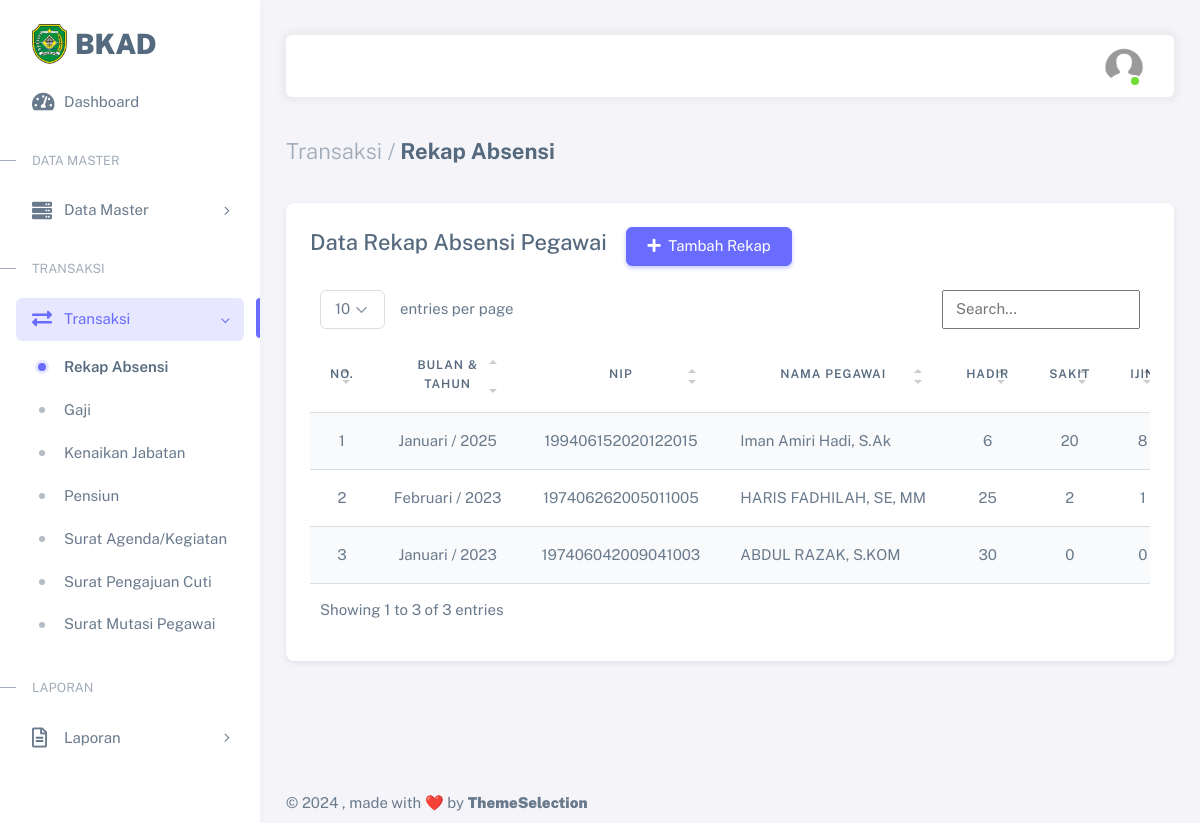
Page /admin/absensi.php (signed in) on the committed database.
### tables this page shows
CREATE TABLE `absensi` (
  `id_absensi` int(11) NOT NULL,
  `tgl` date NOT NULL,
  `bulan` varchar(22) NOT NULL,
  `tahun` year(4) NOT NULL,
  `id_pg` int(11) NOT NULL,
  `hadir` varchar(11) NOT NULL,
  `sakit` varchar(11) NOT NULL,
  `izin` varchar(11) NOT NULL,
  `tanpa_ket` varchar(11) NOT NULL,
  `tgl_sakit` varchar(25) NOT NULL,
  `tgl_ijin` varchar(25) NOT NULL,
  `tgl_tk` varchar(25) NOT NULL
);

CREATE TABLE `t_pegawai` (
  `id_pg` int(11) NOT NULL,
  `nip` varchar(25) NOT NULL,
  `nama_lengkap` varchar(120) NOT NULL,
  `id_jabatan` int(11) NOT NULL,
  `jenis_kelamin` varchar(35) NOT NULL,
  `agama` varchar(20) NOT NULL,
  `status` varchar(20) NOT NULL,
  `tempat_lahir` varchar(120) NOT NULL,
  `tanggal_lahir` date NOT NULL,
  `alamat_rumah` varchar(200) NOT NULL,
  `no_telpon` varchar(13) NOT NULL,
  `file_foto` varchar(255) DEFAULT NULL,
  `pegawai` enum('asn','non asn') NOT NULL,
  `golongan` varchar(255) DEFAULT NULL
);

### admin/absensi.php (the view, shortened to what this page needs)
<?php
require_once('../head.php');
?>
<div class="layout-wrapper layout-content-navbar">
	<div class="layout-container">
		<aside id="layout-menu" class="layout-menu menu-vertical menu bg-menu-theme">
			<div class="app-brand demo d-grid">
				<a href="index.php" class="app-brand-link">
					<span class="app-brand-logo demo">
						<img src="../assets/img/logo/tapin.png" width="35" class="img-fluid">
					</span>
					<span class="app-brand-text demo menu-text fw-bolder ms-2 text-uppercase">BKAD</span>
				</a>
			</div>
			<ul class="menu-inner py-1">
				<li class="menu-item">
					<a href="index.php" class="menu-link">
						<i class="menu-icon fas fa-tachometer-alt"></i>
						<div data-i18n="Dashboard">Dashboard</div>
					</a>
				</li>
				<li class="menu-header small text-uppercase">
					<span class="menu-header-text">Data Master</span>
				</li>
				<li class="menu-item">
					<a href="javascript:void(0);" class="menu-link menu-toggle">
						<i class="menu-icon fas fa-server"></i>
						<div data-i18n="Data Master">Data Master</div>
					</a>
				</li>
				<li class="menu-header small text-uppercase">
					<span class="menu-header-text">Transaksi</span>
				</li>
				<li class="menu-item active open">
					<a href="javascript:void(0);" class="menu-link menu-toggle">
						<i class="menu-icon fas fa-exchange-alt"></i>
						<div data-i18n="Transaksi">Transaksi</div>
					</a>
					<ul class="menu-sub">
						<li class="menu-item active">
							<a href="absensi.php" class="menu-link">
								<div data-i18n="Absensi">Rekap Absensi</div>
							</a>
						</li>
						<li class="menu-item">
							<a href="gaji.php" class="menu-link">
								<div data-i18n="Gaji">Gaji</div>
							</a>
						</li>
						<li class="menu-item">
							<a href="kenaikan.php" class="menu-link">
								<div data-i18n="Kenaikan Jabatan">Kenaikan Jabatan</div>
							</a>
						</li>
						<li class="menu-item">
							<a href="pensiun.php" class="menu-link">
								<div data-i18n="Pensiun">Pensiun</div>
							</a>
						</li>
						<li class="menu-item">
							<a href="agenda.php" class="menu-link">
								<div data-i18n="Surat Agenda">Surat Agenda/Kegiatan</div>
							</a>
						</li>
						<li class="menu-item">
							<a href="cuti.php" class="menu-link">
								<div data-i18n="Surat Pengajuan Cuti">Surat Pengajuan Cuti</div>
							</a>
						</li>
						<li class="menu-item">
							<a href="mutasi.php" class="menu-link">
								<div data-i18n="Surat Mutasi Pegawai">Surat Mutasi Pegawai</div>
							</a>
						</li>
					</ul>
				</li>
				<li class="menu-header small text-uppercase">
					<span class="menu-header-text">Laporan</span>
				</li>
				<li class="menu-item">
					<a href="javascript:void(0);" class="menu-link menu-toggle">
						<i class="menu-icon far fa-file-alt"></i>
						<div data-i18n="Laporan">Laporan</div>
					</a>
				</li>
			</ul>
		</aside>
		<div class="layout-page">
			<nav class="layout-navbar container-xxl navbar navbar-expand-xl navbar-detached align-items-center bg-navbar-theme" id="layout-navbar">
				<div class="navbar-nav-right d-flex align-items-center" id="navbar-collapse">
					<ul class="navbar-nav flex-row align-items-center ms-auto">
						<li class="nav-item navbar-dropdown dropdown-user dropdown">
							<a class="nav-link dropdown-toggle hide-arrow" href="javascript:void(0);" data-bs-toggle="dropdown">
								<div class="avatar avatar-online">
									<img src="../assets/img/avatars/user.png" alt class="w-px-40 h-auto rounded-circle" />
								</div>
							</a>
						</li>
					</ul>
				</div>
			</nav>
			<div class="content-wrapper">
				<div class="container-xxl flex-grow-1 container-p-y">
					<h4 class="fw-bold py-3 mb-4"><span class="text-muted fw-light">Transaksi /</span> Rekap Absensi</h4>
					<div class="row">
						<div class="col-md-6 col-lg-4 col-xl-12 order-0 mb-4">
							<div class="card">
								<div class="card-header pb-3">
									<h4 class="mb-2 d-inline-block">Data Rekap Absensi Pegawai</h4>
									<a class="btn btn-primary ms-3" href="absensi_in.php">
										<i class="fas fa-plus me-1"></i>
										Tambah Rekap
									</a>
								</div>
								<div class="card-body">
									<div class="table-responsive">
										<table class="table table-striped table-hover table-fixed table-flush" id="table1" width="100%">
											<thead>
												<tr>
													<th style="vertical-align: middle;" class="text-center">No.</th>
													<th style="vertical-align: middle;" class="text-center">Bulan & Tahun</th>
													<th style="vertical-align: middle;" class="text-center">NIP</th>
													<th style="vertical-align: middle;" class="text-center">Nama Pegawai</th>
													<th style="vertical-align: middle;" class="text-center">Hadir</th>
													<th style="vertical-align: middle;" class="text-center">Sakit</th>
													<th style="vertical-align: middle;" class="text-center">Ijin</th>
												</tr>
											</thead>
											<tbody>
												<?php
												$query = mysqli_query(
													$koneksi,
													"SELECT * FROM absensi
													INNER JOIN t_pegawai ON absensi.id_pg=t_pegawai.id_pg
													ORDER BY id_absensi DESC"
												);
												$no = 1;
												while ($data = mysqli_fetch_array($query)) { ?>
													<tr>
														<td style="vertical-align: middle;" class="text-center">
															<?= $no++ ?>
														</td>
														<td style="vertical-align: middle;" class="text-center text-nowrap">
															<?= $data['bulan'] . ' / ' . $data['tahun']; ?>
														</td>
														<td style="vertical-align: middle;" class="text-center text-nowrap">
															<?= $data['nip']; ?></td>
														<td style="vertical-align: middle;" class="text-nowrap">
															<?= $data['nama_lengkap']; ?>
														</td>
														<td style="vertical-align: middle;" class="text-center">
															<?= $data['hadir']; ?>
														</td>
														<td style="vertical-align: middle;" class="text-center">
															<?= $data['sakit']; ?>
														</td>
														<td style="vertical-align: middle;" class="text-center">
															<?= $data['izin']; ?>
														</td>
													</tr>
												<?php } ?>
											</tbody>
										</table>
									</div>
								</div>
							</div>
						</div>
					</div>
				</div>
				<?php require_once("../footer.php"); ?>

### assets/css/demo.css (style rules this page uses)
.menu .app-brand.demo { height: 64px; margin-top: 12px; }
.app-brand-text.demo { font-size: 1.75rem; letter-spacing: -0.5px; text-transform: lowercase; }

### rows in the picture
absensi: bulan "Januari", tahun "2025", id_pg.nip "199406152020122015", id_pg.nama_lengkap "Iman Amiri Hadi, S.Ak", hadir "6", sakit "20", izin "8"
absensi: bulan "Februari", tahun "2023", id_pg.nip "197406262005011005", id_pg.nama_lengkap "HARIS FADHILAH, SE, MM", hadir "25", sakit "2", izin "1"
absensi: bulan "Januari", tahun "2023", id_pg.nip "197406042009041003", id_pg.nama_lengkap "ABDUL RAZAK, S.KOM", hadir "30", sakit "0", izin "0"
